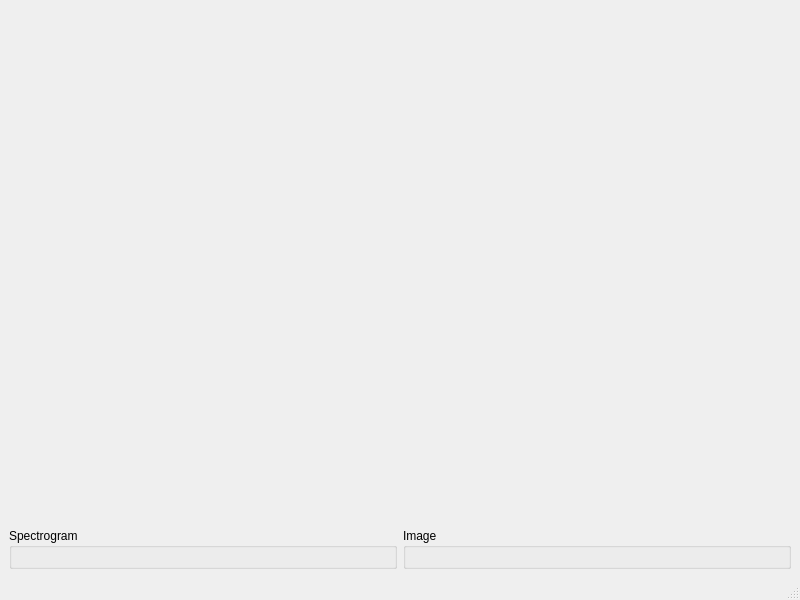
<?xml version="1.0" encoding="UTF-8"?>
<ui version="4.0">
 <class>SpectrogramViewerExample</class>
 <widget class="QMainWindow" name="SpectrogramViewerExample">
  <property name="geometry">
   <rect>
    <x>0</x>
    <y>0</y>
    <width>800</width>
    <height>600</height>
   </rect>
  </property>
  <property name="windowTitle">
   <string>MainWindow</string>
  </property>
  <widget class="QWidget" name="centralwidget">
   <layout class="QVBoxLayout" name="verticalLayout">
    <item>
     <widget class="SpectrogramViewer" name="spectrogram_viewer" native="true">
      <property name="sizePolicy">
       <sizepolicy hsizetype="Preferred" vsizetype="Expanding">
        <horstretch>0</horstretch>
        <verstretch>0</verstretch>
       </sizepolicy>
      </property>
     </widget>
    </item>
    <item>
     <widget class="SoundPlayerWidget" name="sound_player" native="true">
      <property name="sizePolicy">
       <sizepolicy hsizetype="Preferred" vsizetype="Maximum">
        <horstretch>0</horstretch>
        <verstretch>0</verstretch>
       </sizepolicy>
      </property>
     </widget>
    </item>
    <item>
     <layout class="QHBoxLayout" name="horizontalLayout">
      <item>
       <widget class="QGroupBox" name="groupBox">
        <property name="sizePolicy">
         <sizepolicy hsizetype="Preferred" vsizetype="Preferred">
          <horstretch>0</horstretch>
          <verstretch>0</verstretch>
         </sizepolicy>
        </property>
        <property name="title">
         <string>Spectrogram</string>
        </property>
        <layout class="QHBoxLayout" name="horizontalLayout_2">
         <item>
          <widget class="SpectrogramOptionsWidget" name="spectrogram_options" native="true"/>
         </item>
        </layout>
       </widget>
      </item>
      <item>
       <widget class="QGroupBox" name="groupBox_2">
        <property name="title">
         <string>Image</string>
        </property>
        <layout class="QHBoxLayout" name="horizontalLayout_3">
         <item>
          <widget class="ImageOptionsWidget" name="image_options" native="true"/>
         </item>
        </layout>
       </widget>
      </item>
     </layout>
    </item>
   </layout>
  </widget>
  <widget class="QMenuBar" name="menubar">
   <property name="geometry">
    <rect>
     <x>0</x>
     <y>0</y>
     <width>800</width>
     <height>21</height>
    </rect>
   </property>
  </widget>
  <widget class="QStatusBar" name="statusbar"/>
 </widget>
 <customwidgets>
  <customwidget>
   <class>SoundPlayerWidget</class>
   <extends>QWidget</extends>
   <header>pysoundplayer.widget.sound_player_widget.h</header>
   <container>1</container>
  </customwidget>
  <customwidget>
   <class>ImageOptionsWidget</class>
   <extends>QWidget</extends>
   <header>pysoundviewer.gui.widgets.image_options_widget.h</header>
   <container>1</container>
  </customwidget>
  <customwidget>
   <class>SpectrogramViewer</class>
   <extends>QWidget</extends>
   <header>pysoundviewer.gui.widgets.spectrogram_viewer.h</header>
   <container>1</container>
  </customwidget>
  <customwidget>
   <class>SpectrogramOptionsWidget</class>
   <extends>QWidget</extends>
   <header>pysoundviewer.gui.widgets.spectrogram_options_widget.h</header>
   <container>1</container>
  </customwidget>
 </customwidgets>
 <resources/>
 <connections/>
</ui>
